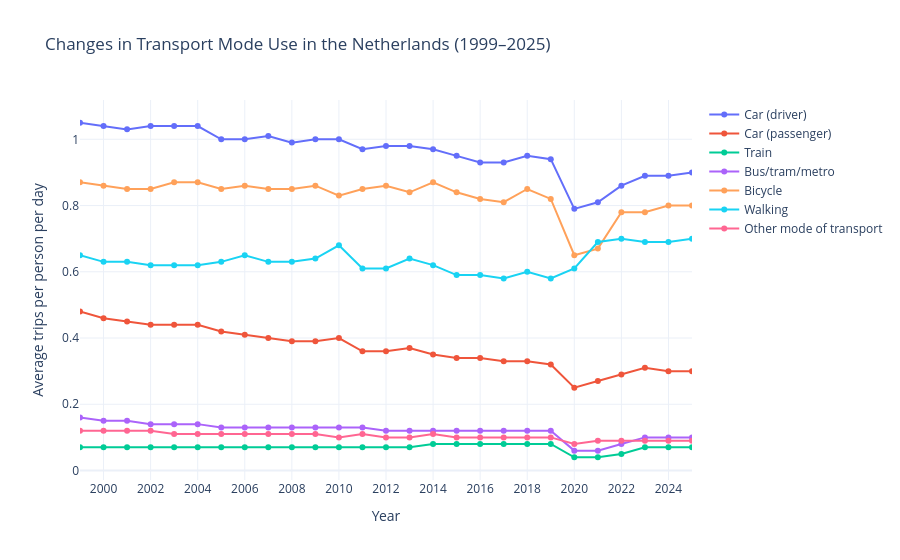

Notebook code for this chart:
### Code cell
import matplotlib.pyplot as plt
import pandas as pd
import plotly.graph_objects as go


# Read the dataset
df = pd.read_csv('../Data_age_research/2_Mobility_per_person_by_transport_mode_and_purpose_(84710NED).csv',
    sep=";",
    skiprows=5,
    header=[0, 1, 2, 3],
    decimal=",",
    na_values=[".", ""]
)

# Select each transport mode for the total population
# and all travel purposes
columns = [
    col for col in df.columns
    if col[0] == "Total"
    and col[1] != "Total"
    and col[2] == "Total"
    and col[3] == "number"
]

# Extract the years
years = pd.to_numeric(
    df.iloc[:, 0].astype(str).str.replace("*", "", regex=False),
    errors="coerce"
)

# Keep the years 1999–2025
mask = years.between(1999, 2025)


fig = go.Figure()

for col in columns:
    fig.add_trace(
        go.Scatter(
            x=years[mask],
            y=pd.to_numeric(df.loc[mask, col], errors="coerce"),
            mode="lines+markers",
            name=str(col[1]),
            hovertemplate=(
                "Year: %{x}<br>"
                "Transport mode: " + str(col[1]) + "<br>"
                "Average trips per person per day: %{y:.3f}"
                "<extra></extra>"
            )
        )
    )

fig.update_layout(
    title="Changes in Transport Mode Use in the Netherlands (1999–2025)",
    xaxis_title="Year",
    yaxis_title="Average trips per person per day",
    hovermode="closest",
    template="plotly_white"
)

fig.update_xaxes(
    range=[1999, 2025],
    dtick=2
)
fig.write_image("../Output/absolute_changes_in_transport_mode.png")
fig.show()

### Figure 1 — Plotly figure (JSON) as saved in the notebook; plotly's stock layout.template omitted (floating-point values rounded to 4 significant figures)
{"data": [{"hovertemplate": "Year: %{x}<br>Transport mode: Car (driver)<br>Average trips per person per day: %{y:.3f}<extra></extra>", "mode": "lines+markers", "name": "Car (driver)", "type": "scatter", "x": [1999.0, 2000.0, 2001.0, 2002.0, 2003.0, 2004.0, 2005.0, 2006.0, 2007.0, 2008.0, 2009.0, 2010.0, 2011.0, 2012.0, 2013.0, 2014.0, 2015.0, 2016.0, 2017.0, 2018.0, 2019.0, 2020.0, 2021.0, 2022.0, 2023.0, 2024.0, 2025.0], "y": [1.05, 1.04, 1.03, 1.04, 1.04, 1.04, 1.0, 1.0, 1.01, 0.99, 1.0, 1.0, 0.97, 0.98, 0.98, 0.97, 0.95, 0.93, 0.93, 0.95, 0.94, 0.79, 0.81, 0.86, 0.89, 0.89, 0.9]}, {"hovertemplate": "Year: %{x}<br>Transport mode: Car (passenger)<br>Average trips per person per day: %{y:.3f}<extra></extra>", "mode": "lines+markers", "name": "Car (passenger)", "type": "scatter", "x": [1999.0, 2000.0, 2001.0, 2002.0, 2003.0, 2004.0, 2005.0, 2006.0, 2007.0, 2008.0, 2009.0, 2010.0, 2011.0, 2012.0, 2013.0, 2014.0, 2015.0, 2016.0, 2017.0, 2018.0, 2019.0, 2020.0, 2021.0, 2022.0, 2023.0, 2024.0, 2025.0], "y": [0.48, 0.46, 0.45, 0.44, 0.44, 0.44, 0.42, 0.41, 0.4, 0.39, 0.39, 0.4, 0.36, 0.36, 0.37, 0.35, 0.34, 0.34, 0.33, 0.33, 0.32, 0.25, 0.27, 0.29, 0.31, 0.3, 0.3]}, {"hovertemplate": "Year: %{x}<br>Transport mode: Train<br>Average trips per person per day: %{y:.3f}<extra></extra>", "mode": "lines+markers", "name": "Train", "type": "scatter", "x": [1999.0, 2000.0, 2001.0, 2002.0, 2003.0, 2004.0, 2005.0, 2006.0, 2007.0, 2008.0, 2009.0, 2010.0, 2011.0, 2012.0, 2013.0, 2014.0, 2015.0, 2016.0, 2017.0, 2018.0, 2019.0, 2020.0, 2021.0, 2022.0, 2023.0, 2024.0, 2025.0], "y": [0.07, 0.07, 0.07, 0.07, 0.07, 0.07, 0.07, 0.07, 0.07, 0.07, 0.07, 0.07, 0.07, 0.07, 0.07, 0.08, 0.08, 0.08, 0.08, 0.08, 0.08, 0.04, 0.04, 0.05, 0.07, 0.07, 0.07]}, {"hovertemplate": "Year: %{x}<br>Transport mode: Bus/tram/metro<br>Average trips per person per day: %{y:.3f}<extra></extra>", "mode": "lines+markers", "name": "Bus/tram/metro", "type": "scatter", "x": [1999.0, 2000.0, 2001.0, 2002.0, 2003.0, 2004.0, 2005.0, 2006.0, 2007.0, 2008.0, 2009.0, 2010.0, 2011.0, 2012.0, 2013.0, 2014.0, 2015.0, 2016.0, 2017.0, 2018.0, 2019.0, 2020.0, 2021.0, 2022.0, 2023.0, 2024.0, 2025.0], "y": [0.16, 0.15, 0.15, 0.14, 0.14, 0.14, 0.13, 0.13, 0.13, 0.13, 0.13, 0.13, 0.13, 0.12, 0.12, 0.12, 0.12, 0.12, 0.12, 0.12, 0.12, 0.06, 0.06, 0.08, 0.1, 0.1, 0.1]}, {"hovertemplate": "Year: %{x}<br>Transport mode: Bicycle<br>Average trips per person per day: %{y:.3f}<extra></extra>", "mode": "lines+markers", "name": "Bicycle", "type": "scatter", "x": [1999.0, 2000.0, 2001.0, 2002.0, 2003.0, 2004.0, 2005.0, 2006.0, 2007.0, 2008.0, 2009.0, 2010.0, 2011.0, 2012.0, 2013.0, 2014.0, 2015.0, 2016.0, 2017.0, 2018.0, 2019.0, 2020.0, 2021.0, 2022.0, 2023.0, 2024.0, 2025.0], "y": [0.87, 0.86, 0.85, 0.85, 0.87, 0.87, 0.85, 0.86, 0.85, 0.85, 0.86, 0.83, 0.85, 0.86, 0.84, 0.87, 0.84, 0.82, 0.81, 0.85, 0.82, 0.65, 0.67, 0.78, 0.78, 0.8, 0.8]}, {"hovertemplate": "Year: %{x}<br>Transport mode: Walking<br>Average trips per person per day: %{y:.3f}<extra></extra>", "mode": "lines+markers", "name": "Walking", "type": "scatter", "x": [1999.0, 2000.0, 2001.0, 2002.0, 2003.0, 2004.0, 2005.0, 2006.0, 2007.0, 2008.0, 2009.0, 2010.0, 2011.0, 2012.0, 2013.0, 2014.0, 2015.0, 2016.0, 2017.0, 2018.0, 2019.0, 2020.0, 2021.0, 2022.0, 2023.0, 2024.0, 2025.0], "y": [0.65, 0.63, 0.63, 0.62, 0.62, 0.62, 0.63, 0.65, 0.63, 0.63, 0.64, 0.68, 0.61, 0.61, 0.64, 0.62, 0.59, 0.59, 0.58, 0.6, 0.58, 0.61, 0.69, 0.7, 0.69, 0.69, 0.7]}, {"hovertemplate": "Year: %{x}<br>Transport mode: Other mode of transport<br>Average trips per person per day: %{y:.3f}<extra></extra>", "mode": "lines+markers", "name": "Other mode of transport", "type": "scatter", "x": [1999.0, 2000.0, 2001.0, 2002.0, 2003.0, 2004.0, 2005.0, 2006.0, 2007.0, 2008.0, 2009.0, 2010.0, 2011.0, 2012.0, 2013.0, 2014.0, 2015.0, 2016.0, 2017.0, 2018.0, 2019.0, 2020.0, 2021.0, 2022.0, 2023.0, 2024.0, 2025.0], "y": [0.12, 0.12, 0.12, 0.12, 0.11, 0.11, 0.11, 0.11, 0.11, 0.11, 0.11, 0.1, 0.11, 0.1, 0.1, 0.11, 0.1, 0.1, 0.1, 0.1, 0.1, 0.08, 0.09, 0.09, 0.09, 0.09, 0.09]}], "layout": {"hovermode": "closest", "title": {"text": "Changes in Transport Mode Use in the Netherlands (1999–2025)"}, "xaxis": {"dtick": 2, "range": [1999, 2025], "title": {"text": "Year"}}, "yaxis": {"title": {"text": "Average trips per person per day"}}}}
